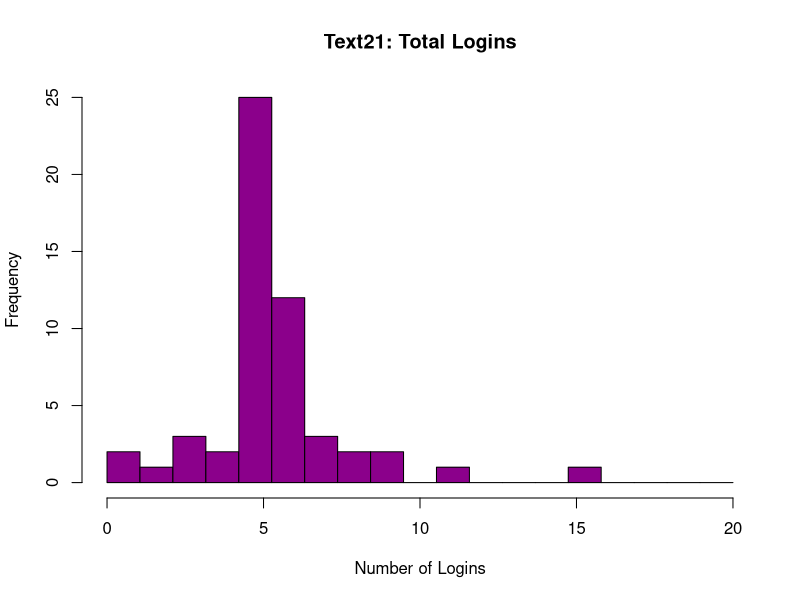
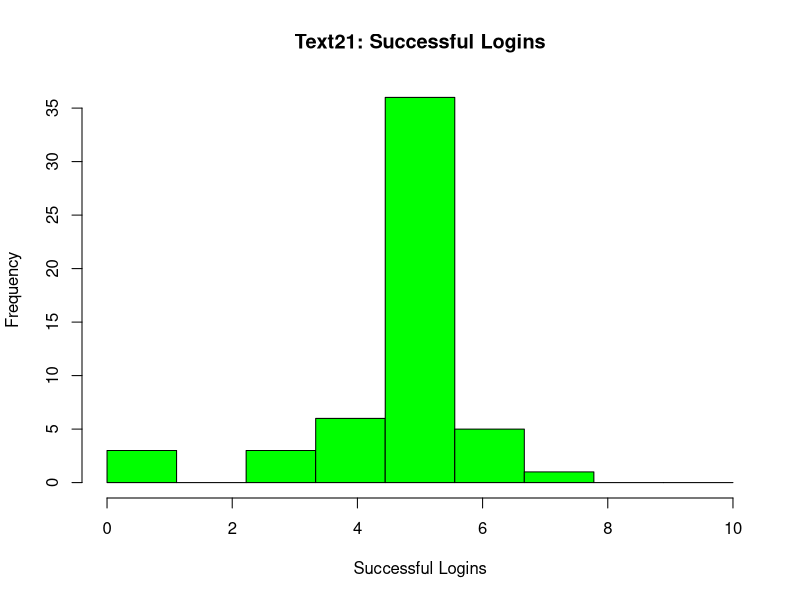
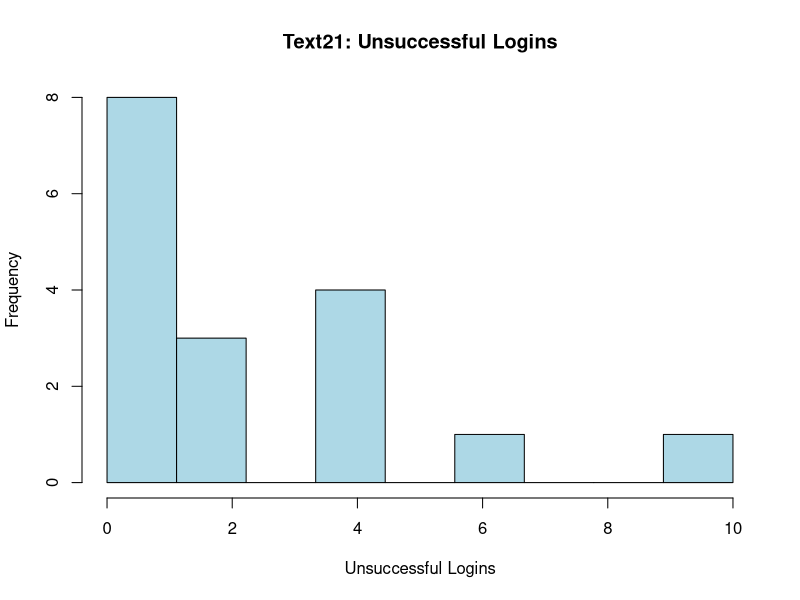
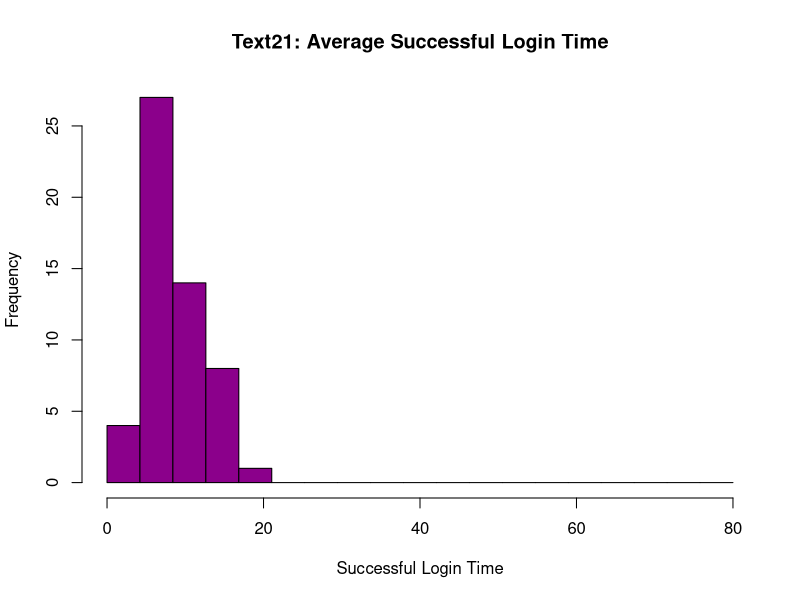
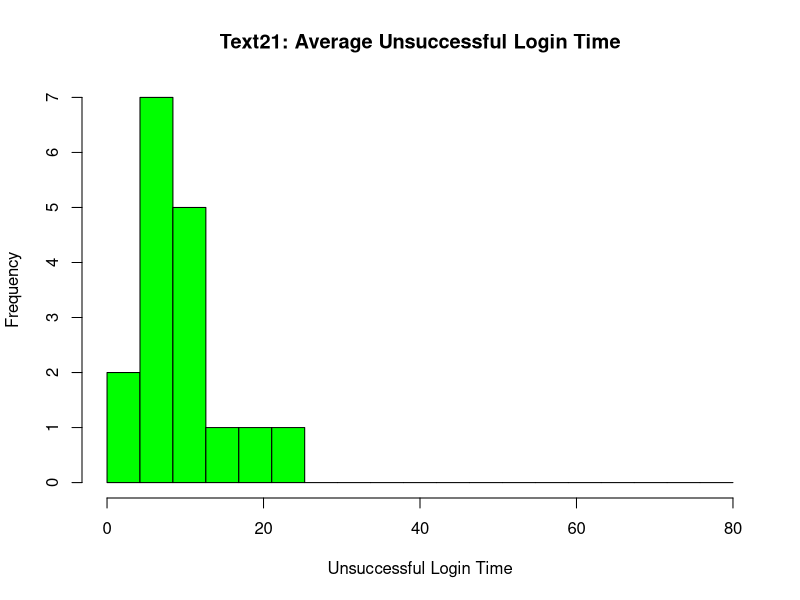
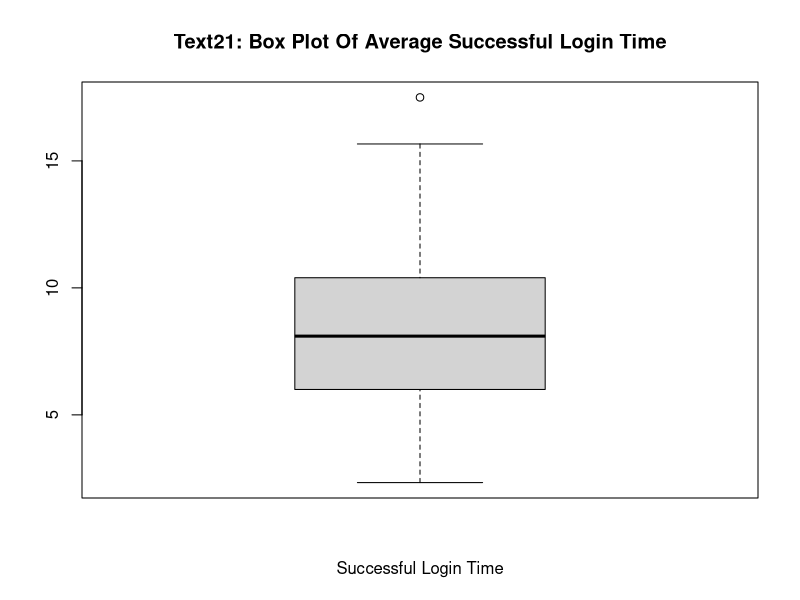
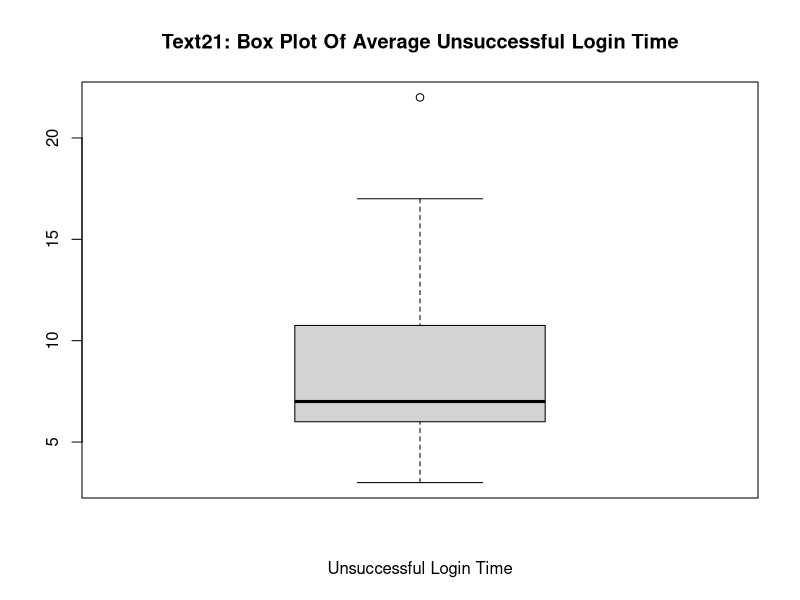
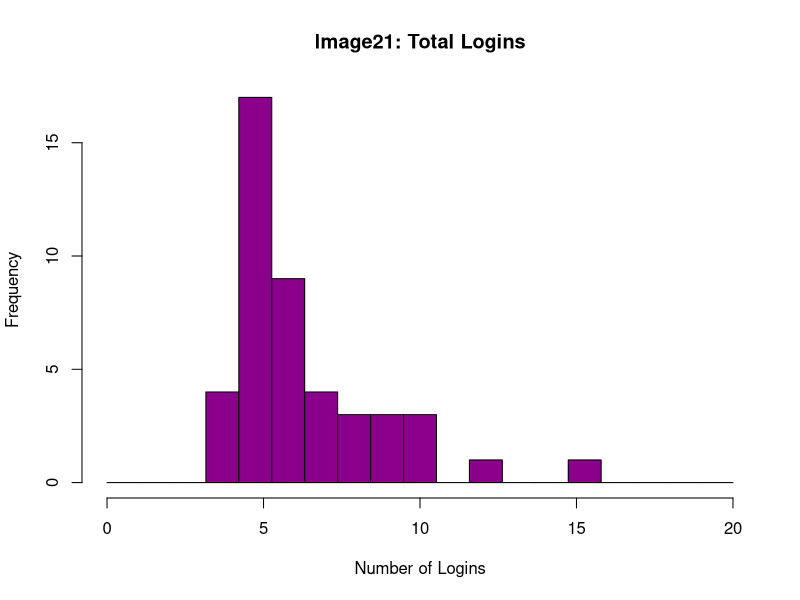

These figures' R source, in order:
# don't forget to set working directory using `setwd("DIR")`
output_file <- "output"; # output file for stats

# format is userId passwordScheme totalLogins successfulLogins unsuccessfulLogins avgSuccessLoginTime avgFailedLoginTime

calculateStatistics <- function(data, scheme) {
	sink(paste(scheme, "text", output_file, ".txt", sep=""));
	calculateLoginStats(data, scheme);
	calculateTimeStats(data, scheme);
	sink();
	pdf(file = paste(scheme, output_file, ".pdf", sep=""));
	createLoginHistograms(data, scheme);
	createTimeHistograms(data, scheme);
	dev.off();
}

calculateLoginStats <- function(data, scheme) {
	cat(paste("Mean for logins for", scheme),"\n");
	meanTotalUserLogins <- mean(data$totalLogins);
	cat(paste("Mean total logins for", scheme, meanTotalUserLogins), "\n");
	meanSuccessfulUserLogins <- mean(data$successfulLogins);
	cat(paste("Mean successful logins for", scheme, meanSuccessfulUserLogins), "\n");
	meanUnsuccessfulUserLogins <- mean(data$unsuccessfulLogins);
	cat(paste("Mean unsuccessful logins for", scheme, meanUnsuccessfulUserLogins), "\n");
	cat("\n");
	
	cat(paste("Standard deviation for logins for", scheme),"\n");
	sdTotalUserLogins <- sd(data$totalLogins);
	cat(paste("Standard deviation of total logins for", scheme, sdTotalUserLogins), "\n");
	
	sdSuccessfulUserLogins <- sd(data$successfulLogins);
	cat(paste("Standard deviation of successful logins for", scheme, sdSuccessfulUserLogins), "\n");
	
	sdUnsuccessfulUserLogins <- sd(data$unsuccessfulLogins);
	cat(paste("Standard deviation of unsuccessful logins for", scheme, sdUnsuccessfulUserLogins), "\n");
	cat("\n");
	
	cat(paste("Median for logins for", scheme),"\n");
	medianTotalUserLogins <- median(data$totalLogins);
	cat(paste("Median total logins for", scheme, medianTotalUserLogins), "\n");
	
	medianSuccessfulUserLogins <- median(data$successfulLogins);
	cat(paste("Median successful logins for", scheme, medianSuccessfulUserLogins), "\n");
	
	medianUnsuccessfulUserLogins <- median(data$unsuccessfulLogins);
	cat(paste("Median unsuccessful logins for", scheme, medianUnsuccessfulUserLogins), "\n");
	cat("\n");
}

calculateTimeStats <- function(data, scheme) {
	cat(paste("Mean for login time for", scheme),"\n");
	meanSuccessfulUserLoginsTime <- mean(data$avgSuccessLoginTime[data$avgSuccessLoginTime > 0]);
	cat(paste("Mean successful login time for", scheme, meanSuccessfulUserLoginsTime), "\n");
	
	meanUnsuccessfulUserLoginTime <- mean(data$avgFailedLoginTime[data$avgFailedLoginTime > 0]);
	cat(paste("Mean unsuccessful login time for", scheme, meanUnsuccessfulUserLoginTime), "\n");
	cat("\n");
	
	cat(paste("Standard deviation for login time for", scheme),"\n");
	sdSuccessfulUserLoginTime <- sd(data$avgSuccessLoginTime[data$avgSuccessLoginTime > 0]);
	cat(paste("Standard deviation of successful login time for", scheme, sdSuccessfulUserLoginTime), "\n");
	
	sdUnsuccessfulUserLoginTime <- sd(data$avgFailedLoginTime[data$avgFailedLoginTime > 0]);
	cat(paste("Standard deviation of unsuccessful login time for", scheme, sdUnsuccessfulUserLoginTime), "\n");
	cat("\n");
	
	cat(paste("Median for login time for", scheme),"\n");
	medianSuccessfulUserLoginTime <- median(data$avgSuccessLoginTime[data$avgSuccessLoginTime > 0]);
	cat(paste("Median successful login time for", scheme, medianSuccessfulUserLoginTime), "\n");
	
	medianUnsuccessfulUserLoginTime <- median(data$avgFailedLoginTime[data$avgFailedLoginTime > 0]);
	cat(paste("Median unsuccessful login time for", scheme, medianUnsuccessfulUserLoginTime), "\n");
	cat("\n");
}

createLoginHistograms <- function(data, scheme) {
	hist(data$totalLogins,main=paste(scheme, "Total Logins"), breaks=seq(0, 20, l=20), xlab="Number of Logins", col="darkmagenta");
	hist(data$successfulLogins[data$successfulLogins > 0],main=paste(scheme, "Successful Logins"), breaks=seq(0, 10, l=10), xlab="Successful Logins", col="green");
	hist(data$unsuccessfulLogins[data$unsuccessfulLogins > 0],main=paste(scheme, "Unsuccessful Logins"), breaks=seq(0, 10, l=10), xlab="Unsuccessful Logins", col="lightblue");
}

createTimeHistograms <- function(data, scheme) {
	b <- seq(0, 80, l=20);
	# ifelse(scheme == "Text21:", b <- seq(0, 20, l=20), b <- seq(0, 40, l=20));
	hist(data$avgSuccessLoginTime[data$avgSuccessLoginTime > 0], main=paste(scheme, "Average Successful Login Time"), b, xlab="Successful Login Time", col="darkmagenta");
	# ifelse(scheme == "Text21:", b <- seq(0, 30, l=30), b <- seq(0, 60, l=20));
	hist(data$avgFailedLoginTime[data$avgFailedLoginTime > 0], main=paste(scheme, "Average Unsuccessful Login Time"), b,  xlab="Unsuccessful Login Time", col="green");
	
	boxplot(data$avgSuccessLoginTime[data$avgSuccessLoginTime > 0], main=paste(scheme, "Box Plot Of Average Successful Login Time"), xlab="Successful Login Time");
	boxplot(data$avgFailedLoginTime[data$avgFailedLoginTime > 0], main=paste(scheme, "Box Plot Of Average Unsuccessful Login Time"), xlab="Unsuccessful Login Time");

}

runOtherData <- function() {
	data <- read.table("combined.csv", header = TRUE, sep = ","); # read csv file, ignore the column names
	full_data <- split(data, data$passwordScheme);

	text_data = full_data$Text21;
	image_data = full_data$Image21;
	calculateStatistics(text_data, "Text21:");
	calculateStatistics(image_data, "Image21:");
}

runOurData <- function() {	
	data <- read.table("combined_ours.csv", header = TRUE, sep = ","); # read csv file, ignore the column names
	calculateStatistics(data, "Face Pass:");
}

runText21FirstDay <- function() {	
	data <- read.table("text21_firstday.csv", header = TRUE, sep = ","); # read csv file, ignore the column names
	calculateStatistics(data, "Text21 First Day:");
}

compareSchemes <- function() {
	face_data <- read.table("combined_ours.csv", header = TRUE, sep = ","); # read csv file, ignore the column names
	
	text_data <- read.table("text21_firstday.csv", header = TRUE, sep = ","); # read csv file, ignore the column names
	result <- t.test(face_data$avgSuccessLoginTime[face_data$avgSuccessLoginTime > 0], text_data$avgSuccessLoginTime[text_data$avgSuccessLoginTime > 0], paired = FALSE);
	return(result);
}

compareSchemesUnsuccessful <- function() {
	face_data <- read.table("combined_ours.csv", header = TRUE, sep = ","); # read csv file, ignore the column names
	
	text_data <- read.table("text21_firstday.csv", header = TRUE, sep = ","); # read csv file, ignore the column names
	result <- t.test(face_data$avgFailedLoginTime[face_data$avgFailedLoginTime > 0], text_data$avgFailedLoginTime[text_data$avgFailedLoginTime > 0], paired = FALSE);
	return(result);
}

mannWhitneyTest <- function() {
	face_data <- read.table("face_sucess_fail.csv", header = TRUE, sep = ","); # read csv file, ignore the column names
	
	text_data <- read.table("text21_success_fail.csv", header = TRUE, sep = ","); # read csv file, ignore the column names
	return(wilcox.test(face_data$success, text_data$success, paired=FALSE));
}

runOtherData();
runOurData();
success <- compareSchemes();
unsucc <- compareSchemesUnsuccessful();
mann <- mannWhitneyTest();
runText21FirstDay();
